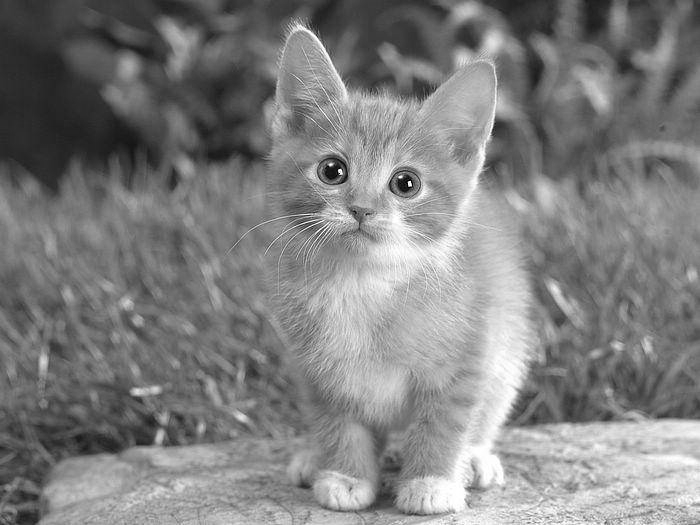
#> input picture Termin 5/catG.png, 700 x 525 px; the run also reads 1 picture not shown here
$ python 'Aufgabe 2.py'
#> lines starting #> are read from the running program, lines starting #| are printed output that depends on the picture
"""
Aufgabe 5.2
"""

import numpy as np
from skimage.io import imread, imshow
import matplotlib.pyplot as plt
from skimage.filters import sobel_h, sobel_v, gaussian

img1 = imread("./catG.png")
#> img1 is the input picture: shape (525, 700); min 0, max 255, mean 128
img_vertical = sobel_v(img1, mask = None)
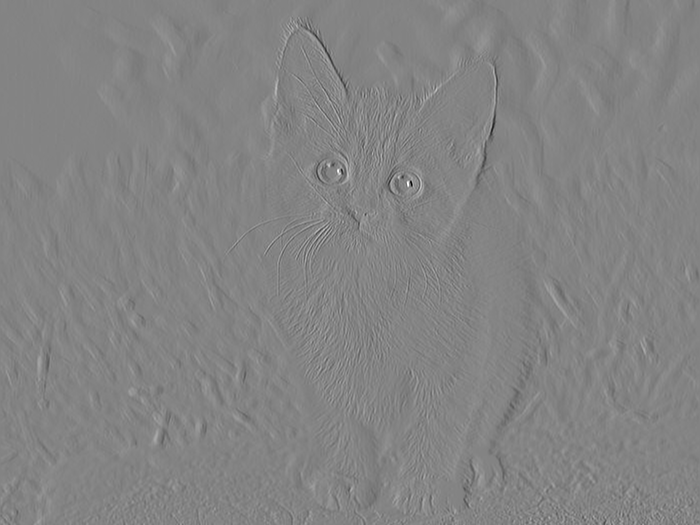
#> img_vertical: shape (525, 700) float64; min -0.986, max 0.924, mean 0.000521; drawn with min black and max white
img_horizontal = sobel_h(img1, mask = None)
img_Sum = np.sqrt(((img_vertical)**2)+((img_horizontal)**2)) #berechnet man so den Gradienten?
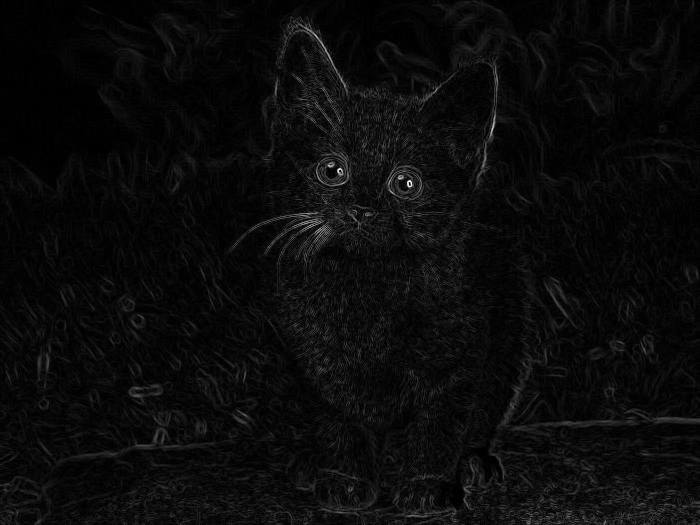
#> img_Sum: shape (525, 700) float64; min 0, max 1.02, mean 0.0451; drawn with min black and max white

imgN = imread("./catGNoisy.png")
imgN_vertical = sobel_v(imgN, mask = None)
imgN_horizontal = sobel_h(imgN, mask = None)
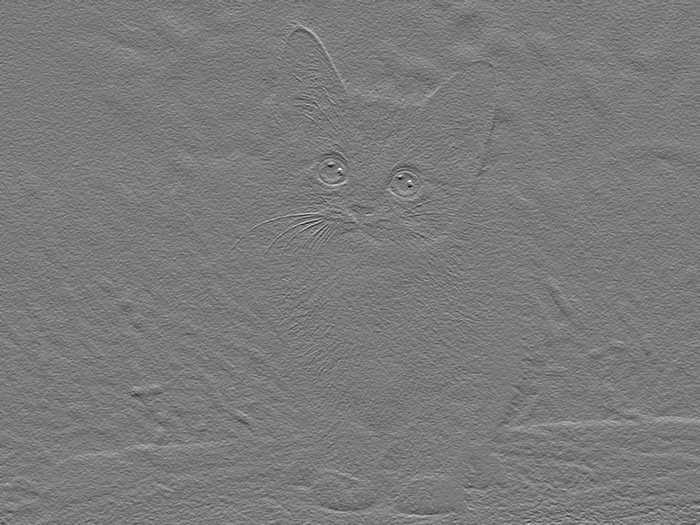
#> imgN_horizontal: shape (525, 700) float64; min -0.828, max 0.888, mean 0.00175; drawn with min black and max white
imgN_Sum = np.sqrt(((imgN_vertical)**2)+((imgN_horizontal)**2))
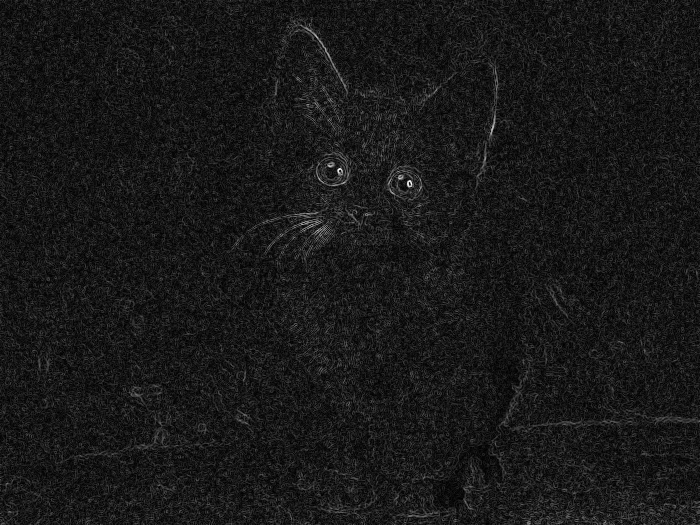
#> imgN_Sum: shape (525, 700) float64; min 0, max 1.01, mean 0.0992; drawn with min black and max white
"""
5.2.2:
Beim vorher gegaussten Bild sind die Linien viel breiter.Das kann daran liegen, dass starke Unterschiede zwischen
benachbarten Pixeln, in einer geringeren intensität, auf eine größere Fläche verteilt werden
"""

img2 = gaussian(imgN,5)
img2_vertical = sobel_v(img2, mask = None)
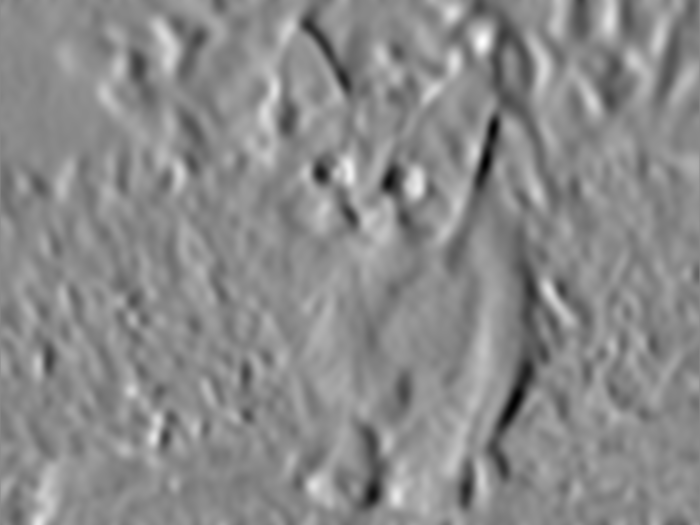
#> img2_vertical: shape (525, 700) float64; min -0.0808, max 0.0685, mean 0.000523; drawn with min black and max white
img2_horizontal = sobel_h(img2, mask = None)
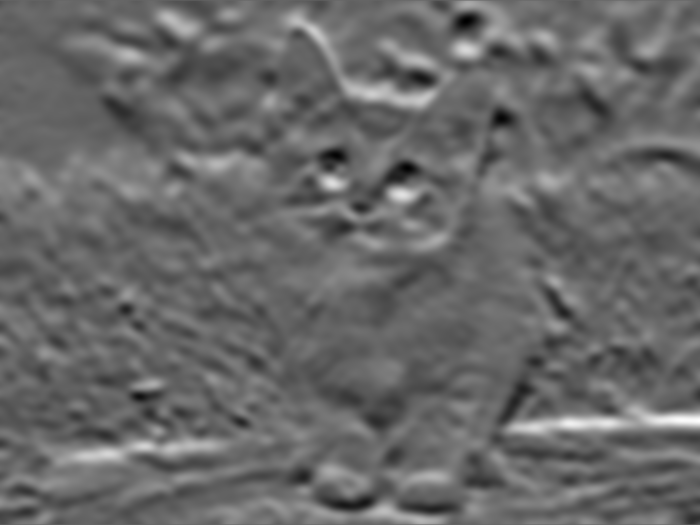
#> img2_horizontal: shape (525, 700) float64; min -0.0585, max 0.0879, mean 0.0017; drawn with min black and max white
img2_Sum = np.sqrt(((img2_vertical)**2)+((img2_horizontal)**2))
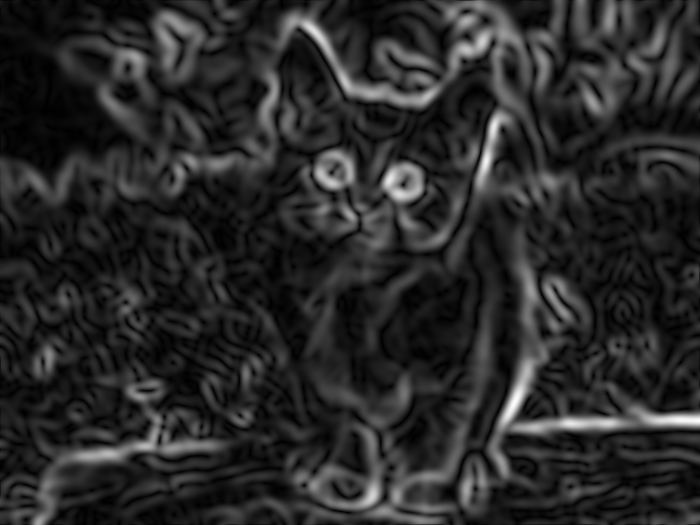
#> img2_Sum: shape (525, 700) float64; min 9.31e-06, max 0.0879, mean 0.0144; drawn with min black and max white


fig, ax = plt.subplots(1,3)

ax[0].imshow(img_Sum, cmap = 'Greys_r')
ax[0].set_title('CatG')

ax[1].imshow(imgN_Sum, cmap = 'Greys_r')
ax[1].set_title('CatG Noisy')

ax[2].imshow(img2_Sum, cmap = 'Greys_r')
ax[2].set_title('CatG Noisy gauss')
